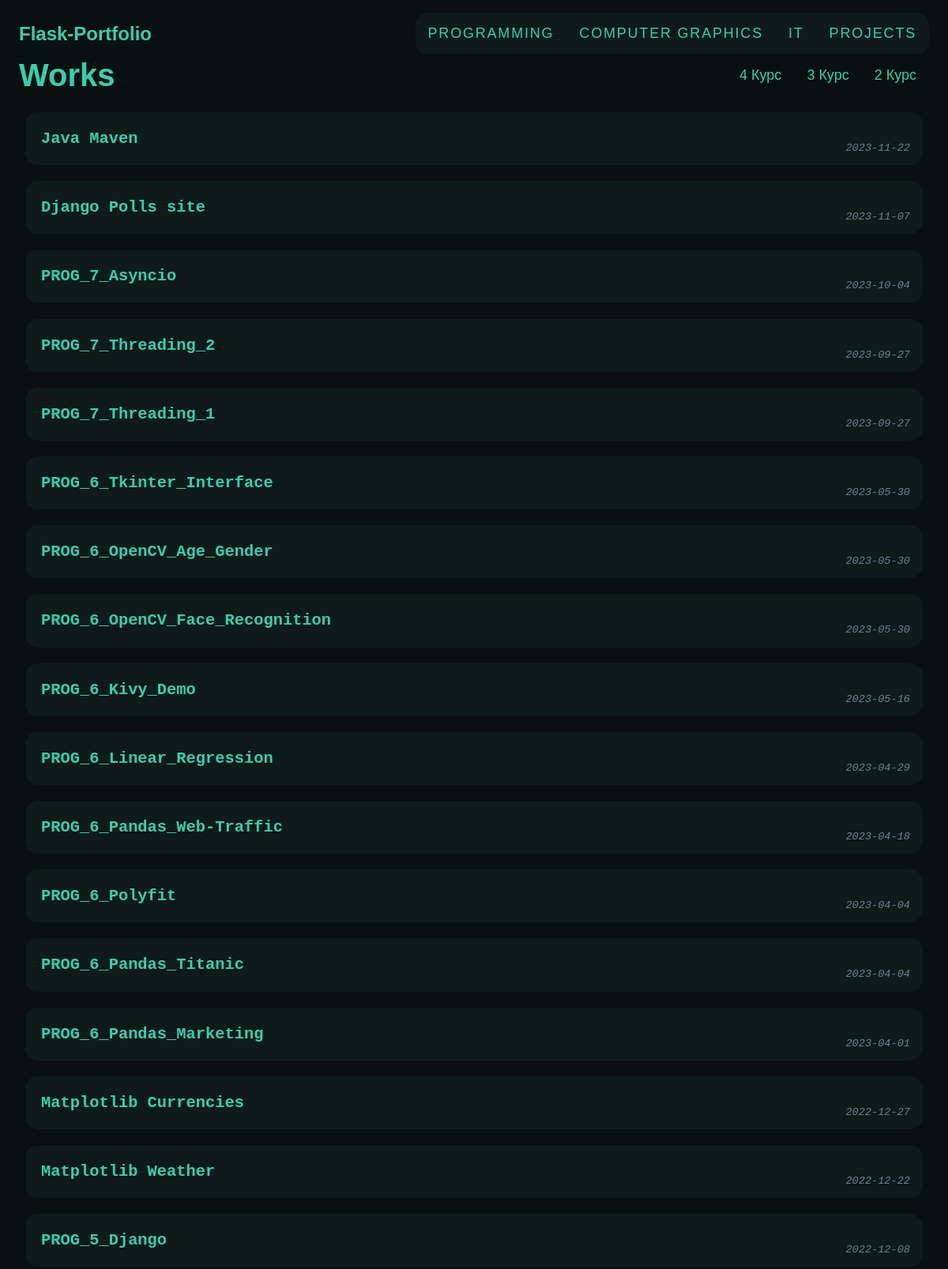
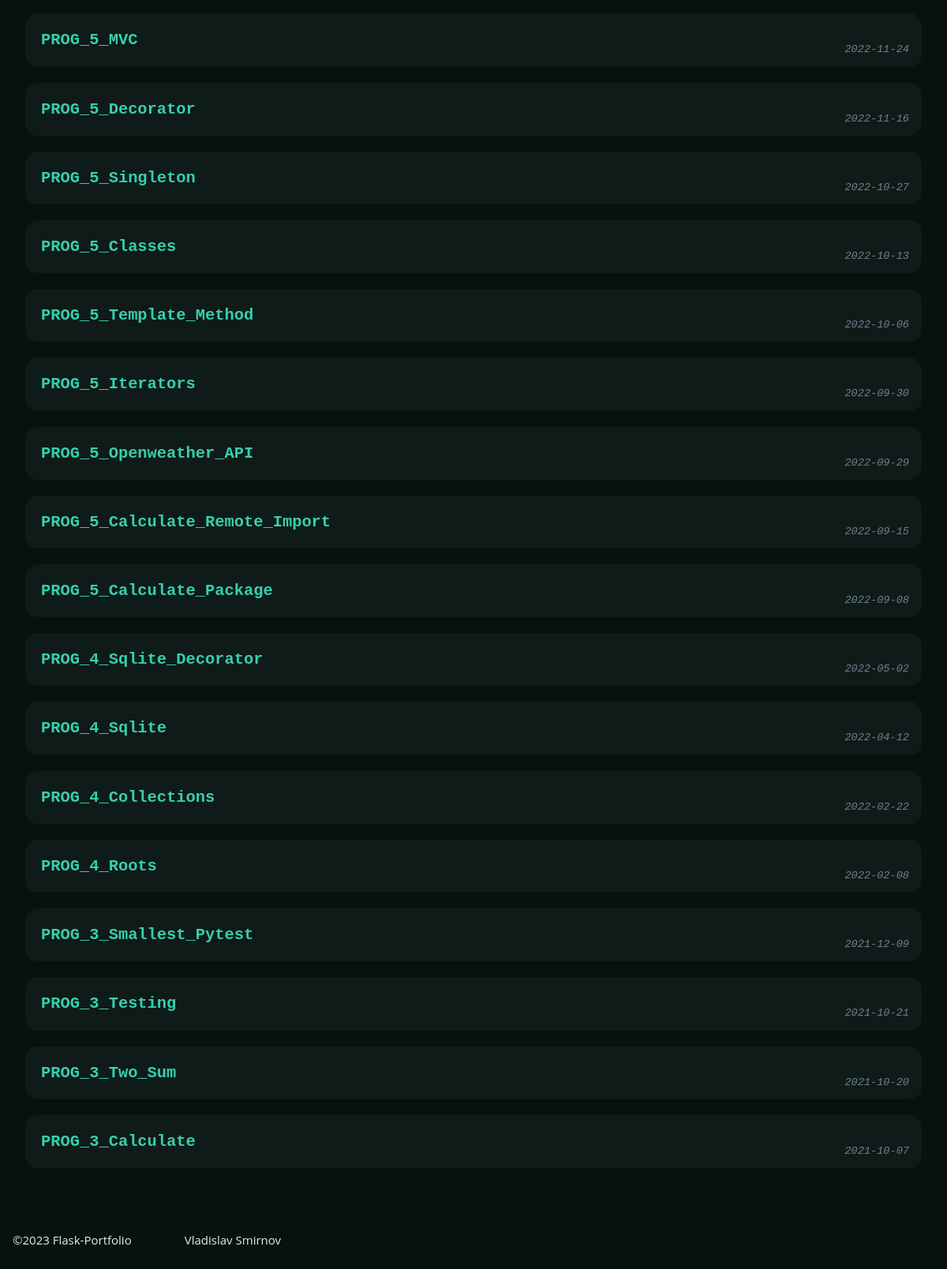
/1/, run on the app's committed database (2 pictures, top to bottom).
### models.py (models this page shows, shortened)
class Subject(db.Model):
    id = db.Column(db.Integer, primary_key=True)
    name = db.Column(db.String(50), nullable=False)

class Course(db.Model):
    id = db.Column(db.Integer, primary_key=True)
    name = db.Column(db.String(50), nullable=False)

class Work(db.Model):
    id = db.Column(db.Integer, primary_key=True)
    title = db.Column(db.String(255), nullable=False)
    content = db.Column(db.Text, nullable=True)
    link = db.Column(db.Text)
    type = db.Column(db.Enum('Link', 'Embed Document', 'Embed Repl.it'), nullable=False)
    date = db.Column(db.DateTime, nullable=False)
    subject_id = db.Column(db.Integer, db.ForeignKey('subject.id'), nullable=False)
    subject = db.relationship('Subject')
    course_id = db.Column(db.Integer, db.ForeignKey('course.id'), nullable=False)
    course = db.relationship('Course')
    attachments = db.relationship('Attachments', cascade="all,delete", backref='work')

### app.py (the view)
@app.route('/<int:subj_id>/')
def works(subj_id):
    works = Work.query.filter_by(subject_id = subj_id).order_by(Work.date.desc()).all()
    courses = list(dict.fromkeys([work.course for work in works]))
    subjects = Subject.query.all()
    return render_template('work_list.html', courses=courses, subjects=subjects, works=works)

### templates/work_list.html
{% extends 'base.html' %}
{% block header %}
<nav>
  <h2>{% block title %}Works{% endblock %}</h2>
  <ul>
    {% for item in courses %}
    <li><a href={{ request.host_url }}{{ request.view_args['subj_id'] }}/{{ item['id'] }}><span>{{ item['name'] }}</span></a>
      {% endfor %}
  </ul>
</nav>
{% endblock %}
{% block content %}
{% for work in works %}
<article class="post">
  <header>
    <a href={{ request.host_url }}{{ request.view_args['subj_id'] }}/{{ work['course_id'] }}/{{ work['id'] }}>
      <h1>{{ work['title'] }}</h1>
    </a>
    <div class="date">{{ work['date'].strftime('%Y-%m-%d') }}</div>
  </header>
</article>
{% endfor %}
{% endblock %}

### templates/base.html (shortened to what this page needs)
<!doctype html>
<head>
  <link rel="stylesheet" href="{{ url_for('static', filename='style.css') }}">
</head>
<body>
  <div class="page-header">
    <nav class="menu">
      <h1><a href={{ request.host_url }}>Flask-Portfolio</a></h1>
      <ul id="navigation">
        {% for item in subjects %}
        <li><a href={{ request.host_url }}{{ item['id'] }}><span>{{ item['name'] }}</span></a>
        {% endfor %}
      </ul>
    </nav>
    <header>
      {% block header %}{% endblock %}
    </header>
  </div>
    <section class="content">
      {% block content %}{% endblock %}
    </section>
    <footer>
      <div class="footer-text">
        <p> ©2023 Flask-Portfolio </p>
        <p> Vladislav Smirnov </p>
      </div>
    </footer>
</body>

### static/style.css (style rules this page uses)
body { box-sizing: border-box; display: flex; flex-direction: column; font-family: 'Anton', sans-serif; max-width: 1170px; min-height: 100%; margin: 0 auto; }
h1, h2, h3, h4, h5, h6 { color: #37CFAF; padding:0; margin: 0; }
h2 { font-size: 40px; margin-bottom: 58px; }
a { color: #37CFAF; text-decoration:none; }
.menu ul { background: #91d4c60d; text-transform: uppercase; font-size: 18px; letter-spacing: 0.1em; border-radius: 1rem; }
nav { display: flex; align-items: center; padding: 0 0.5rem; }
nav h1, nav h2 { flex: auto; margin: 0; }
nav ul { display: flex; list-style: none; margin: 0; padding: 0; }
nav ul li a, nav ul li span { display: block; padding: 0.5rem; font-size: 18px; }
.content { flex-grow: 1; padding: 0 1rem 1rem; }
.post { font-family: 'OCR A Std', monospace; background-color: #91d4c60d; border-radius: 1rem; margin-top: 20px; padding: 20px; position: relative; line-height: 1.7rem; }
.post > header { display: flex; align-items: flex-end; font-size: 0.85em; }
.post > header > div:first-of-type { flex: auto; }
.post > header h1 { font-size: 1.5em; margin-bottom: 0; }
.post .date { color: slategray; font-style: italic; position: absolute; bottom: 0.5rem; right: 1rem; }
footer { flex-shrink: 0; }
.footer-text { font-size: 15px; font-family: 'Open Sans', sans-serif; display: flex; padding: 50px 0; position: relative; z-index: 1; }
.footer-text p { margin-right: 67px; }

### data on the page
Subject: name "PROGRAMMING"
Subject: name "COMPUTER GRAPHICS"
Subject: name "IT"
Subject: name "PROJECTS"
Course: name "4 Курс"
Course: name "3 Курс"
Course: name "2 Курс"
Work: title "Java Maven", date "2023-11-22"
Work: title "Django Polls site", date "2023-11-07"
Work: title "PROG_7_Asyncio", date "2023-10-04"
Work: title "PROG_7_Threading_2", date "2023-09-27"
Work: title "PROG_7_Threading_1", date "2023-09-27"
Work: title "PROG_6_Tkinter_Interface", date "2023-05-30"
Work: title "PROG_6_OpenCV_Age_Gender", date "2023-05-30"
Work: title "PROG_6_OpenCV_Face_Recognition", date "2023-05-30"
Work: title "PROG_6_Kivy_Demo", date "2023-05-16"
Work: title "PROG_6_Linear_Regression", date "2023-04-29"
Work: title "PROG_6_Pandas_Web-Traffic", date "2023-04-18"
Work: title "PROG_6_Polyfit", date "2023-04-04"
Work: title "PROG_6_Pandas_Titanic", date "2023-04-04"
Work: title "PROG_6_Pandas_Marketing", date "2023-04-01"
Work: title "Matplotlib Currencies", date "2022-12-27"
Work: title "Matplotlib Weather", date "2022-12-22"
Work: title "PROG_5_Django", date "2022-12-08"
Work: title "PROG_5_MVC", date "2022-11-24"
Work: title "PROG_5_Decorator", date "2022-11-16"
Work: title "PROG_5_Singleton", date "2022-10-27"
Work: title "PROG_5_Classes", date "2022-10-13"
Work: title "PROG_5_Template_Method", date "2022-10-06"
Work: title "PROG_5_Iterators", date "2022-09-30"
Work: title "PROG_5_Openweather_API", date "2022-09-29"
Work: title "PROG_5_Calculate_Remote_Import", date "2022-09-15"
Work: title "PROG_5_Calculate_Package", date "2022-09-08"
Work: title "PROG_4_Sqlite_Decorator", date "2022-05-02"
Work: title "PROG_4_Sqlite", date "2022-04-12"
Work: title "PROG_4_Collections", date "2022-02-22"
Work: title "PROG_4_Roots", date "2022-02-08"
Work: title "PROG_3_Smallest_Pytest", date "2021-12-09"
Work: title "PROG_3_Testing", date "2021-10-21"
Work: title "PROG_3_Two_Sum", date "2021-10-20"
Work: title "PROG_3_Calculate", date "2021-10-07"
